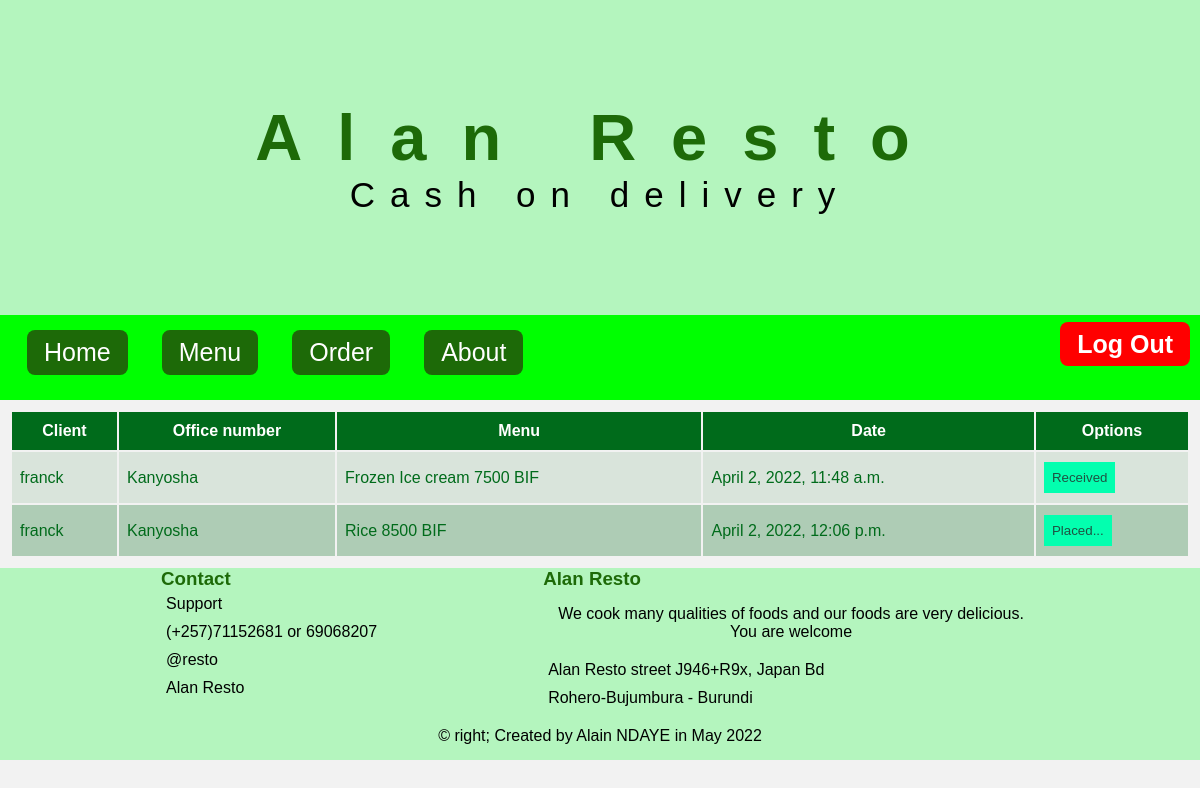
Page /order/ (signed in) on the committed database.
### app/models.py (models this page shows, shortened)
class Order(models.Model):
	client=models.ForeignKey(Client,on_delete=models.CASCADE,null=True)
	menu=models.ForeignKey(Menu,on_delete=models.CASCADE,null=True)
	drink=models.ForeignKey(Drink,on_delete=models.CASCADE,null=True)
	vailable=models.BooleanField(default = False)
	delived=models.BooleanField(default = False)
	employee=models.ForeignKey(Employee,on_delete=models.CASCADE,null=True)
	datetime=models.DateTimeField(default=datetime.now)

class Client(models.Model):
	user = models.ForeignKey(User, on_delete=models.CASCADE,related_name="client_user")
	birthday =models.DateField(default=datetime.now)
	gender =models.CharField(max_length=100, null = True)
	phone =models.CharField(max_length=100, null = True)
	address=models.CharField(max_length=100, null = True)

class Menu(models.Model):
	name=models.CharField(max_length=100)
	description=models.TextField(max_length=100)
	photos=models.ImageField(upload_to='Images/Menus/')
	price=models.PositiveIntegerField()

### app/views.py (the view)
# urls.py: path('order/', orderview, name='order'),
@login_required(login_url='/resto/login')
def orderview(request):
	group = Group.objects.get(user=request.user)
	print(group)
	orderList = []
	group = str(group)
	if group == "Client":
		client = Client.objects.get(user=request.user)
		print(client)
		orderList = Order.objects.filter(client = client)
	elif group == "Chef":
		orderList = Order.objects.all()
	return render(request, "order.html",locals())

### app/templates/Order.html (shortened to what this page needs)
{% extends 'index.html' %}
	{% block content %}
	{% if orderList %}
	<div class="table">
	<table>
		<thead>
			<tr>
				<th>Client</th>
				<th>Office number</th>
				<th>Menu</th>
				<th>Date</th>
				<th>Options</th>
			</tr>
		</thead>
		<tbody>
			{% for item in orderList %}
			<tr>
				<td>{{item.client.user.username}}</td>
				<td>{{item.client.address}}</td>
				<td>{{item.menu.name}} {{item.menu.price}} BIF</td>
				<td>{{item.datetime}}</td>
				<td class="action">
					{% if item.vailable and "Client" in user.groups.all.0.name and not item.delived  %}
						<p>Placed...</p>
						<a href="{% url 'received' item.id %}" class="received">Receive</a>
					{% elif not item.vailable and "Client" in user.groups.all.0.name and not item.delived %}
						<button class="received">Placed...</button>
					{% endif %}
					{% if item.delived %}
						<button class="received">Received</button>
					{% endif %}
				</td>
			</tr>
			{% endfor %}
		</tbody>
	</table>
	</div>
	{% else %}
	<h1 style="text-align:center;">No ordered Menu</h1>
	{% endif %}
	{% endblock content %}

### app/static/css/style.css (style rules this page uses)
* { box-sizing: border-box; margin: 0; padding: 0; font-family: sans-serif; }
body { background: #f2f2f2; display: block; }
.table { display: flex; align-items: center; justify-content: center; margin: 10px; font-family: roboto; }
.table table { width: 100%; }
.table table thead th { padding: 10px 8px; background: #006b1b; color: #fff; margin: 0; }
.table table td { padding: 10px 8px; background: rgba(0, 107, 27,.1); color: rgb(0, 107, 27); margin: 0; }
.table table tr:nth-child(even) { background: rgba(0, 107, 27,.2); }
.received { padding: 8px; background: #03ffaf; color: #1f5242; border-style: none; cursor: pointer; margin: 0; }

### rows in the picture
Order: client.user.username "franck", client.address "Kanyosha", menu.name "Frozen Ice cream", menu.price "7500", datetime "April 2, 2022, 11:48 a.m.", delived "Received"
Order: client.user.username "franck", client.address "Kanyosha", menu.name "Rice", menu.price "8500", datetime "April 2, 2022, 12:06 p.m.", vailable "Placed..."
